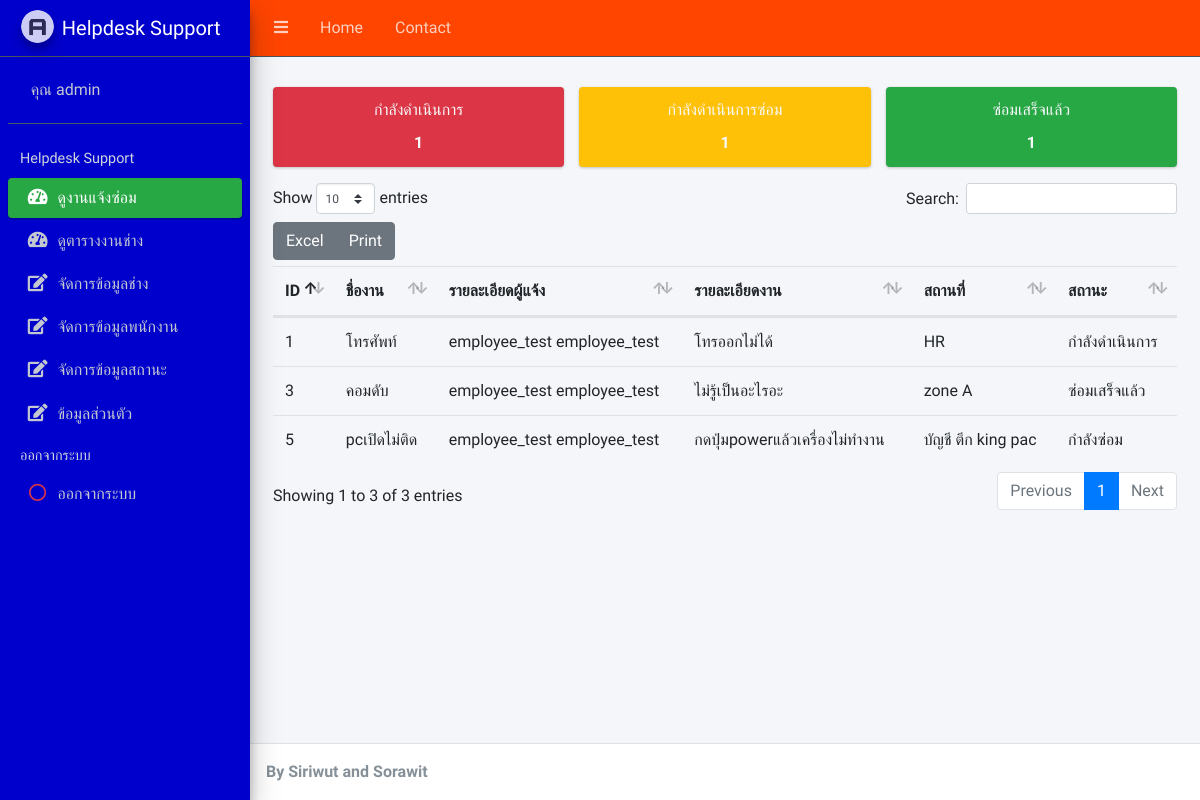
The app's page /admin/index.php?tec_id=2&act=worker (signed in), older data.
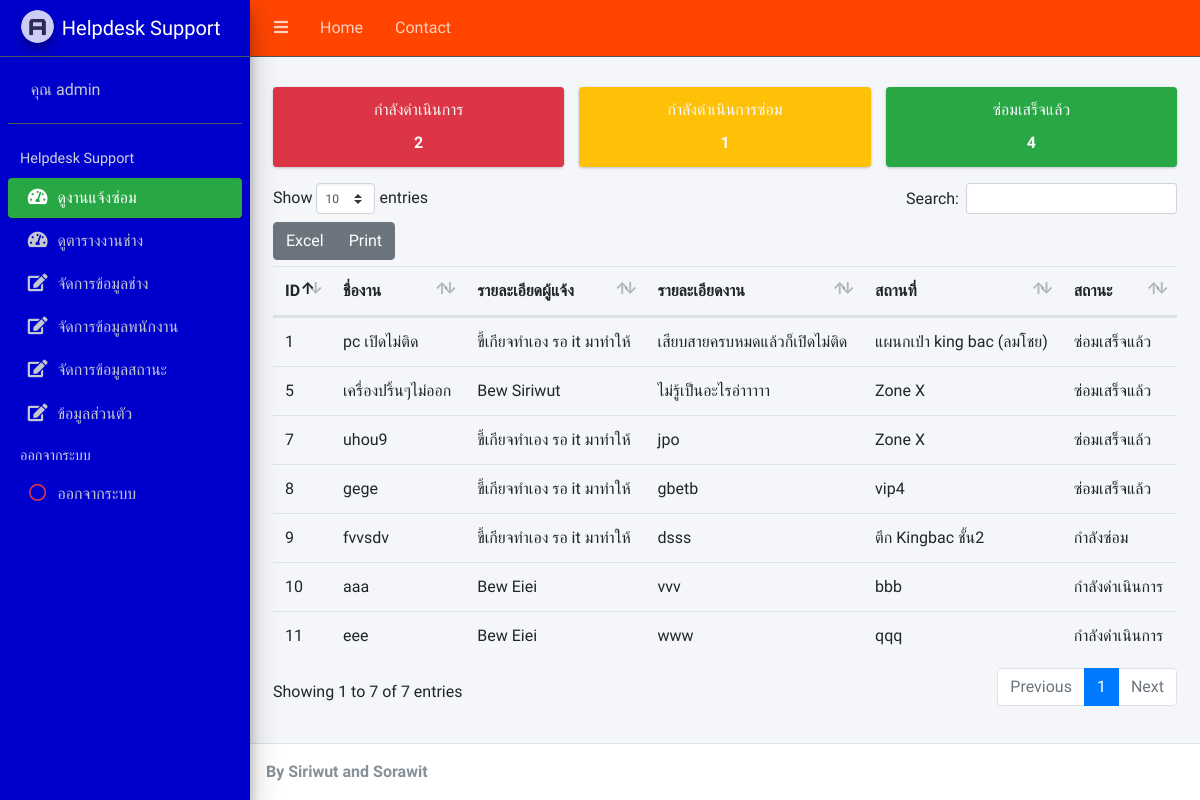
The same page, newer data.
### tables this page shows
CREATE TABLE `tbl_case` (
  `case_id` int(11) NOT NULL COMMENT 'PK',
  `user_id` int(11) NOT NULL COMMENT 'tbl_login',
  `status_id` int(11) NOT NULL DEFAULT 1 COMMENT 'tbl_status',
  `tec_id` int(11) NOT NULL COMMENT 'ช่าง',
  `name_case` varchar(100) NOT NULL COMMENT 'แจ้งซ่อม',
  `detail_case` varchar(250) NOT NULL COMMENT 'รายละเอียด',
  `place_case` varchar(100) NOT NULL COMMENT 'สถานที่',
  `date_case` timestamp NULL DEFAULT current_timestamp() COMMENT 'วันที่แจ้งซ่อม',
  `date_assign` timestamp NULL DEFAULT NULL COMMENT 'วันที่ส่งมอบงาน',
  `date_sent` timestamp NULL DEFAULT NULL COMMENT 'วันที่รับงาน',
  `date_close` timestamp NULL DEFAULT NULL COMMENT 'วันที่ปิดงาน',
  `date_period` varchar(50) NOT NULL COMMENT 'ระยะเวลา'
);

CREATE TABLE `tbl_status` (
  `status_id` int(11) NOT NULL,
  `status_name` varchar(100) NOT NULL
);

### admin/case_worker_list.php (the view)
<?php
       $tec_id = $_GET['tec_id'];
       include("condb.php");
       $query_status2 = "SELECT count(case_id) as cid FROM tbl_case WHERE status_id = 2 AND tec_id = $tec_id";
       $result2 = mysqli_query($con, $query_status2);
       $row_st2 = mysqli_fetch_array($result2);
       $query_status3 = "SELECT count(case_id) as cid FROM tbl_case WHERE status_id = 3 AND tec_id = $tec_id";
       $result3 = mysqli_query($con, $query_status3);
       $row_st3 = mysqli_fetch_array($result3);
       $query_status4 = "SELECT count(case_id) as cid FROM tbl_case WHERE status_id = 4 AND tec_id = $tec_id";
       $result4 = mysqli_query($con, $query_status4);
       $row_st4 = mysqli_fetch_array($result4);
?>
<div class="row">
    <div class="col-12 col-sm-4">
        <div class="info-box bg-red">
            <div class="info-box-content">
                <span class="info-box-text text-center text-light">กำลังดำเนินการ</span>
                <span class="info-box-number text-center text-light mb-0"><?php echo $row_st2['cid']; ?></span>
            </div>
        </div>
    </div>
    <div class="col-12 col-sm-4">
        <div class="info-box bg-yellow">
            <div class="info-box-content">
                <span class="info-box-text text-center text-light">กำลังดำเนินการซ่อม</span>
                <span class="info-box-number text-center text-light mb-0"><?php echo $row_st3['cid']; ?></span>
            </div>
        </div>
    </div>
    <div class="col-12 col-sm-4">
        <div class="info-box bg-green">
            <div class="info-box-content">
                <span class="info-box-text text-center text-light">ซ่อมเสร็จแล้ว</span>
                <span class="info-box-number text-center text-light mb-0"><?php echo $row_st4['cid']; ?></span>
            </div>
        </div>
    </div>
</div>
<div class="row">
    <div class="col-12">
        <?php
         $tec_id = $_GET['tec_id'];
  include("condb.php");
     $query_case = "SELECT c.*,u.u_name,u.u_lastname,s.status_name,u.u_tel,u.u_email
     FROM tbl_case as c
     INNER JOIN tbl_login as u ON c.user_id = u.user_id
     INNER JOIN tbl_status as s ON c.status_id = s.status_id
     WHERE c.tec_id = $tec_id
     order by case_id " or die ("Error:" . mysqli_error());
       $result = mysqli_query($con, $query_case);
  ?>
        <table id="example1" class="table table-hover text-nowrap">
            <thead>
                <tr role="row" class="info">
                    <th tabindex="0" rowspan="1" colspan="1" style="width: 5%;">ID</th>
                    <th tabindex="0" rowspan="1" colspan="1" style="width: 10%;">ชื่องาน</th>
                    <th tabindex="0" rowspan="1" colspan="1" style="width: 15%;">รายละเอียดผู้แจ้ง</th>
                    <th tabindex="0" rowspan="1" colspan="1" style="width: 20%;">รายละเอียดงาน</th>
                    <th tabindex="0" rowspan="1" colspan="1" style="width: 10%;">สถานที่</th>
                    <th tabindex="0" rowspan="1" colspan="1" style="width: 10%;">สถานะ</th>
                </tr>
            </thead>
            <tbody>
                <?php foreach ($result as $row) {  ?>
                <tr>
                    <td>
                        <?php echo $row['case_id'];; ?>
                    </td>
                    <td>
                        <?php echo $row['name_case']; ?>
                    </td>
                    <td>
                        <?php echo $row['u_name'].' '.$row['u_lastname'] ?>
                    </td>
                    <td>
                        <?php echo $row['detail_case']; ?>
                    </td>
                    <td>
                        <?php echo $row['place_case']; ?>
                    </td>
                    <td>
                        <?php echo $row['status_name']; ?>
                    </td>
                    <?php   } ?>
                </tr>
            </tbody>
        </table>
    </div>
</div>

Row changes from the older to the newer data that the page shows:
no longer on this page (row edited): tbl_case: case_id "3", name_case "คอมดับ", user.u_name "employee_test", user.u_lastname "employee_test", detail_case "ไม่รู้เป็นอะไรอะ", place_case "zone A", status.status_name "ซ่อมเสร็จแล้ว"
changed tbl_case id 1: name_case "โทรศัพท์" → "pc เปิดไม่ติด"; user.u_name "employee_test" → "ขี้เกียจทำเอง"; user.u_lastname "employee_test" → "รอ it มาทำให้"; detail_case "โทรออกไม่ได้" → "เสียบสายครบหมดแล้วก็เปิดไม่ติด"; place_case "HR" → "แผนกเป่า king bac (ลมโชย)"; status.status_name "กำลังดำเนินการ" → "ซ่อมเสร็จแล้ว"
changed tbl_case id 5: name_case "pcเปิดไม่ติด" → "เครื่องปริ้นๆไม่ออก"; user.u_name "employee_test" → "Bew"; user.u_lastname "employee_test" → "Siriwut"; detail_case "กดปุ่มpowerแล้วเครื่องไม่ทำงาน" → "ไม่รู้เป็นอะไรอ่าาาาา"; place_case "บัญชี ตึก king pac" → "Zone X"; status.status_name "กำลังซ่อม" → "ซ่อมเสร็จแล้ว"
now on this page (row edited): tbl_case: case_id "7", name_case "uhou9", user.u_name "ขี้เกียจทำเอง", user.u_lastname "รอ it มาทำให้", detail_case "jpo", place_case "Zone X", status.status_name "ซ่อมเสร็จแล้ว"
now on this page (row edited): tbl_case: case_id "8", name_case "gege", user.u_name "ขี้เกียจทำเอง", user.u_lastname "รอ it มาทำให้", detail_case "gbetb", place_case "vip4", status.status_name "ซ่อมเสร็จแล้ว"
added tbl_case: case_id "9", name_case "fvvsdv", user.u_name "ขี้เกียจทำเอง", user.u_lastname "รอ it มาทำให้", detail_case "dsss", place_case "ตึก Kingbac ชั้น2", status.status_name "กำลังซ่อม"
added tbl_case: case_id "10", name_case "aaa", user.u_name "Bew", user.u_lastname "Eiei", detail_case "vvv", place_case "bbb", status.status_name "กำลังดำเนินการ"
added tbl_case: case_id "11", name_case "eee", user.u_name "Bew", user.u_lastname "Eiei", detail_case "www", place_case "qqq", status.status_name "กำลังดำเนินการ"
Text that changed along with them:
$row_st2['cid']: "1" → "2"
$row_st4['cid']: "1" → "4"
text written by a page script: "Show entries Excel Print Search: Showing 1 to 3 of 3 entries Previous 1 Next" → "Show entries Excel Print Search: Showing 1 to 7 of 7 entries Previous 1 Next"
